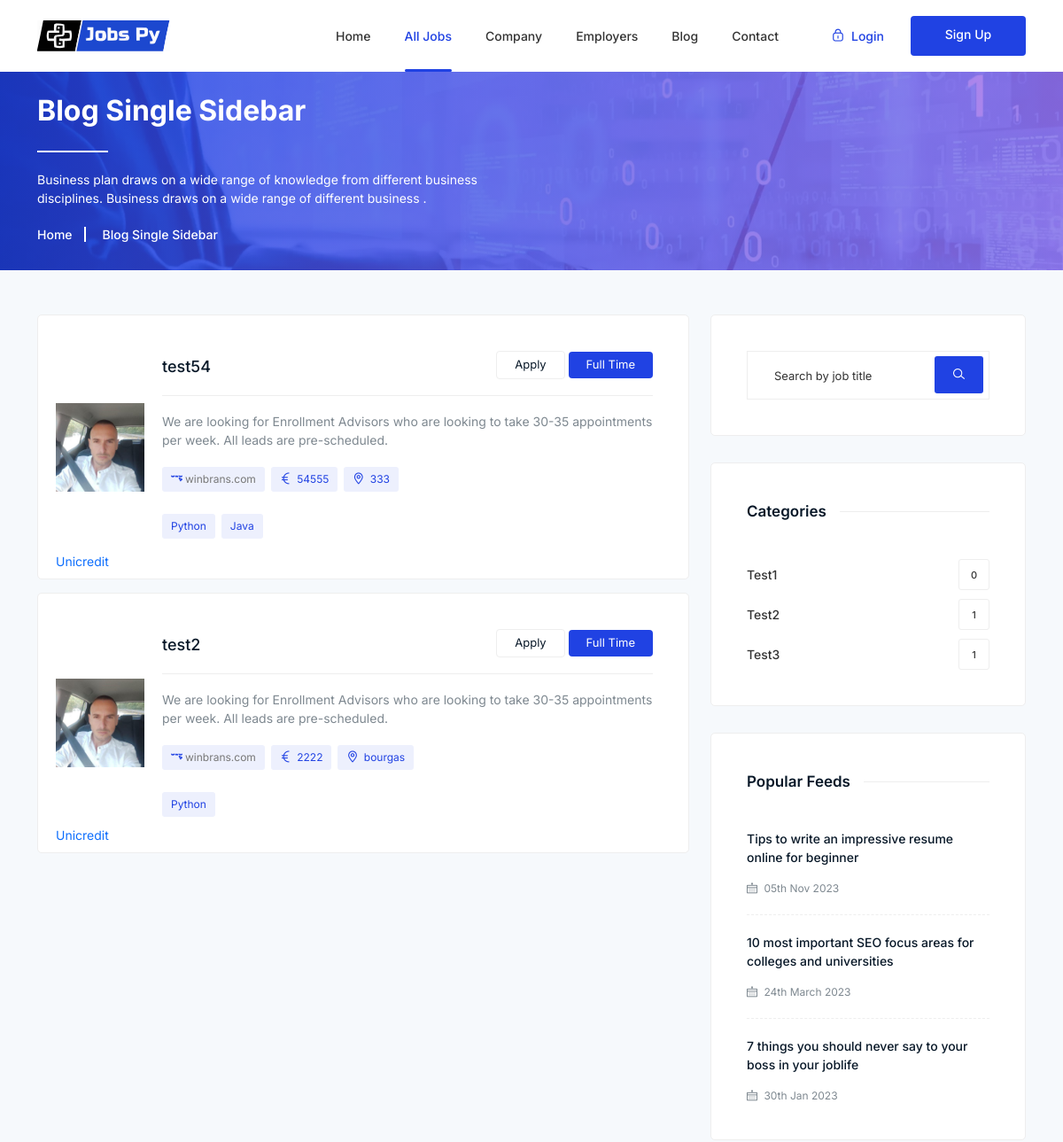
The app's page /jobs/all/ (upper part), older data.
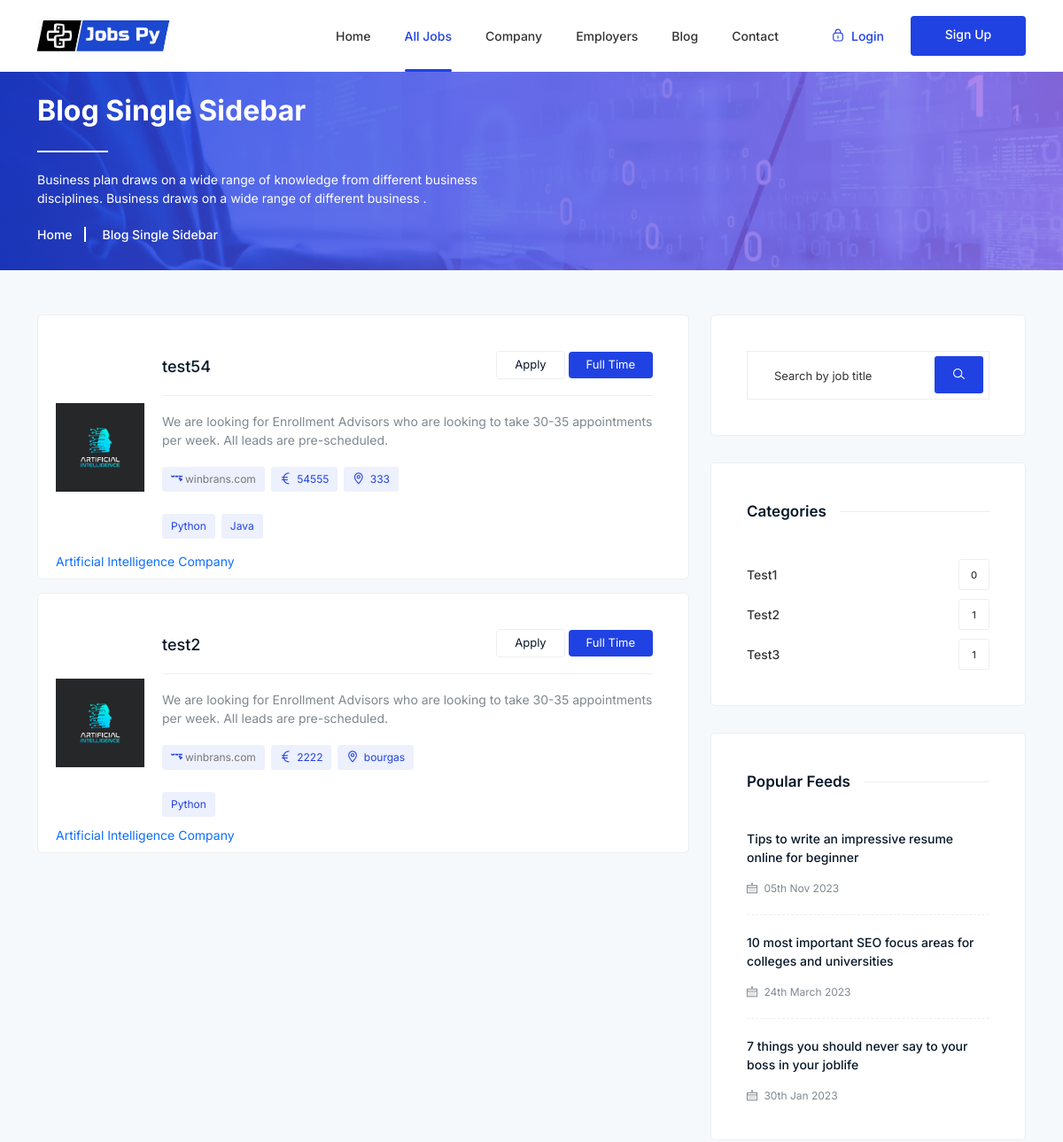
The same page, newer data.
### jobsPy/jobs/models.py (models this page shows, shortened)
class Job(models.Model):
    user = models.ForeignKey(UserModel,  on_delete=models.CASCADE)
    title = models.CharField(max_length=300)
    slug = models.SlugField(allow_unicode=True, max_length=100, unique=True)
    category = models.ForeignKey(Category,  on_delete=models.CASCADE)
    seniority = models.ForeignKey(Seniority, on_delete=models.SET_NULL, blank=True, null=True)
    description = models.TextField()
    job_image = models.ImageField(null=True, blank=True, upload_to="jobs/image", default="images/default/default.jpg")
    vacancy = models.IntegerField(null=True, blank=True)
    location = models.CharField(max_length=300,)
    job_type = models.CharField(choices=JOB_TYPE, max_length=10)
    salary = models.CharField(max_length=30, blank=True)
    deadline = models.DateField()
    is_published = models.BooleanField(default=True)
    is_closed = models.BooleanField(default=False)
    created_at = models.DateTimeField(auto_now_add=True)
    modified_at = models.DateTimeField(auto_now=True)
    needed_skills = models.ManyToManyField(Skills, related_name="needed_skills")

### jobsPy/company/models.py (models this page shows, shortened)
class CompanyProfile(models.Model):
    user = models.OneToOneField(UserModel, on_delete=models.CASCADE, related_name="company")
    name = models.CharField(max_length=40)
    description = models.TextField(null=True, blank=True)
    location = models.CharField(max_length=40)
    email = models.EmailField(max_length=254, null=False, blank=False)
    image = models.ImageField(
        null=True, blank=True, upload_to="company/image")
    website_url = models.URLField(max_length=200)

### jobsPy/jobs/views.py (the view)
# urls.py: path("all/", AllJobsView.as_view(), name="all-jobs"),
class AllJobsView(ListView):
    model = Job
    template_name = "jobs/jobs_list.html"
    def get_queryset(self):
        query = self.request.GET.get('q')
        if query:
            return Job.objects.filter(Q(title__icontains=query))
        else:
            return Job.objects.all()
    def get_context_data(self, **kwargs):
        context = super().get_context_data(**kwargs)
        context["category"] = Category.objects.all()
        context['search_query'] = self.request.GET.get('q', '')
        return context

### templates/jobs/jobs_list.html (shortened to what the changed rows need)
{% extends 'base.html' %}
{% load static %}
{% block main_content %}
    <div class="breadcrumbs overlay">
        <div class="container">
            <div class="row">
                <div class="col-12">
                    <div class="breadcrumbs-content">
                        <h1 class="page-title">Blog Single Sidebar</h1>
                    </div>
                </div>
            </div>
        </div>
    </div>
    <section class="section blog-single">
        <div class="container">
            <div class="row">
                <div class="col-lg-8">
                          {% for job in job_list %}
                        <div class="single-job">
                            <div class="job-image-list">
            {% if job.user.company.image %}
                                <img src="{{ job.user.company.image.url }}" alt="#">
                                {% else %}
                 <img src="{% static 'images/jobs/category-2.jpg' %}" alt="{{ company.name }} Image">
                                {% endif %}
                               <p> <a href="{% url 'company-details' job.user.company.pk %}">{{ job.user.company.name }}</a></p>
                            </div>
                            <div class="job-content">
                                <h4><a href="{% url 'job_details' job.pk %}">{{ job.title }}</a></h4>
                                <p>We are looking for Enrollment Advisors who are looking to take 30-35 appointments per
                                    week. All leads are pre-scheduled. </p>
                                <ul>
                                    <li><i class="lni lni-website"></i><a href="#"> winbrans.com</a></li>
                                    <li><i class="lni lni-euro"></i> {{ job.salary }} </li>
                                    <li><i class="lni lni-map-marker"></i> {{ job.location }}</li>
                                </ul>
                            <ul>
                                                            {% for skill in job.needed_skills.all %}
                                                <li><span>{{ skill.name }}</span></li>
                                        {% endfor %}
                            </ul>
                            </div>
                            <div class="job-button">
                                <ul>
                                    <li><a href="{% url 'apply_for_job' job.pk %}">Apply</a></li>
                                    <li><span>full time</span></li>
                                </ul>
                            </div>
                        </div>
                    {% endfor %}
                </div>
            </div>
        </div>
    </section>
{% endblock %}

Row changes from the older to the newer data that the page shows:
changed through a linked row, Job "test54": user.company.image: a different picture; user.company.name "Unicredit" → "Artificial Intelligence Company"
changed through a linked row, Job "test2": user.company.image: a different picture; user.company.name "Unicredit" → "Artificial Intelligence Company"
